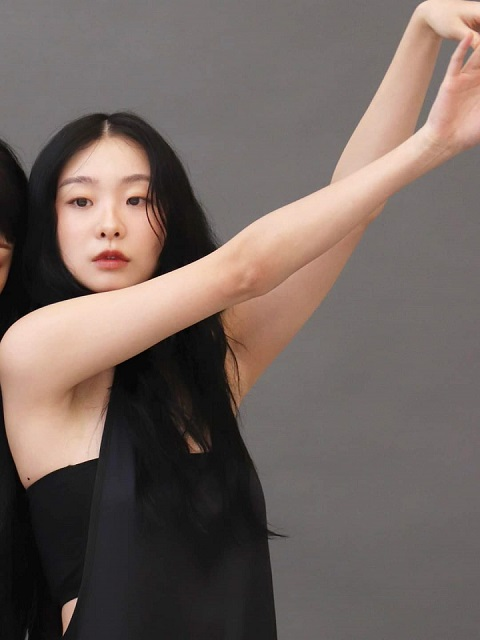
#> input picture img/kimdami.jpg, 480 x 640 px, found by its file name
$ python STT10.py
#> lines starting #> are read from the running program, lines starting #| are printed output that depends on the picture; after the words box and inside, x2 and y2 are one past the last pixel; in counts of white or black regions, pixels touching at a corner belong together
#> further down, img is the input picture: shape (640, 480, 3); mean B, G, R 94.9, 100.2, 113.2
import cv2
import sys
import numpy as np
import math

sys.stdout.reconfigure(encoding='utf-8')

"""
STT 10: Sử dụng các hàm vẽ hình trong OpenCV, dùng ngôn ngữ Python và phần
mềm mô phỏng Pycharm hoặc tương đương để vẽ hình như sau và kèm tên của sinh viên
vào dưới chân của hình:
Mở rộng: Viết họ tên và vẽ 1 đường chữ nhật trên ảnh được mở từ camera
"""

def Write_Text_Img(img, X, Y, name):
    """
    Args:
    img   : link ảnh
    X     : tọa độ X
    Y     : tọa độ Y
    name  : kí tự tên
    Returns: function
    """
#> called with X = 0, Y = 600, name = 'Nguyen Duy Tung'
    text = 'Ho va ten: ' + name
    position = (X, Y)
    font = cv2.FONT_HERSHEY_SIMPLEX
    scale = 1
    color = (0, 0, 255)
    font_size = 2
    cv2.putText(img, text, position, font, scale, color, font_size)
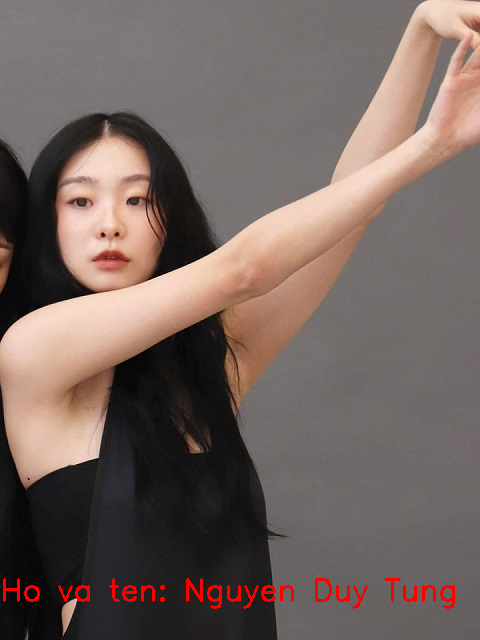
#> img: shape (640, 480, 3); 0.88% of pixels changed, all inside (x1, y1, x2, y2) = (3, 578, 455, 609)

def Check_size(img):
    """
    Args:
    img   : link ảnh
    Returns:
    height   : chiều cao
    width    : chiều dài
    channels : số kênh màu
    """
    height = img.shape[0]
    width = img.shape[1]
    channels = img.shape[2] if len(img.shape) > 2 else 1
    return height, width, channels

def regular_pentagon(img, goto_X, goto_Y, radius = 240):
#> called with goto_X = 240, goto_Y = 300, radius = 240
    points = []
    midpoints = []
    color = (255, 0, 0)
    thickness = 2
    for i in range(5):
        angle_rad = math.radians(i * 360 / 5 - 90)  # Góc quay -90 độ để ngũ giác đứng
        x = int(goto_X + radius * math.cos(angle_rad))
        y = int(goto_Y + radius * math.sin(angle_rad))
        points.append((x, y))
        # print(f"Điểm {i+1}: ({x}, {y})")  # In ra tọa độ của mỗi đỉnh
    for i in range(5):
        next_i = (i + 1) % 5
        midpoint_x = (points[i][0] + points[next_i][0]) // 2
        midpoint_y = (points[i][1] + points[next_i][1]) // 2
        midpoints.append((midpoint_x, midpoint_y))
        # print(f"Trung điểm cạnh {i+1}-{next_i+1}: ({midpoint_x}, {midpoint_y})")  # In ra tọa độ của trung điểm
    for i in range(5):
        cv2.line(img, points[i], points[(i + 1) % 5], color, thickness)
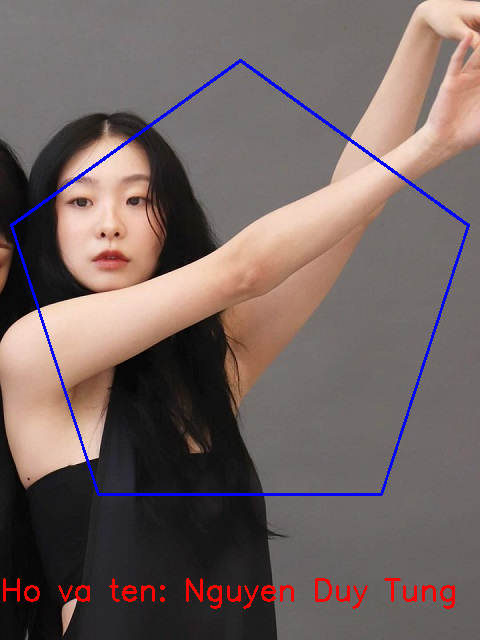
#> img: shape (640, 480, 3); 1.39% of pixels changed, all inside (x1, y1, x2, y2) = (10, 59, 470, 496)


def connect_line(img):
    # 2 4 1 3 5
    # star to
    star_big = np.array(
        [
            [125, 142],
            [240, 225],
            [354, 142],
            [311, 276],
            [424, 359],
            [284, 359],
            [239, 494],
            [195, 359],
            [54, 359],
             [168, 276]
        ], np.int32
    )
    cv2.polylines(img, [star_big], isClosed=True, color=(255, 0, 0), thickness=2)
    # star nhỏ
    # # 1 4 3 5 2
    star_small = np.array(
        [
            [240, 225],
            [195, 360],
            [311, 276],
            [168, 276],
            [284, 360]
        ], np.int32
    )
    cv2.polylines(img, [star_small], isClosed=True, color=(255, 0, 0), thickness=2)
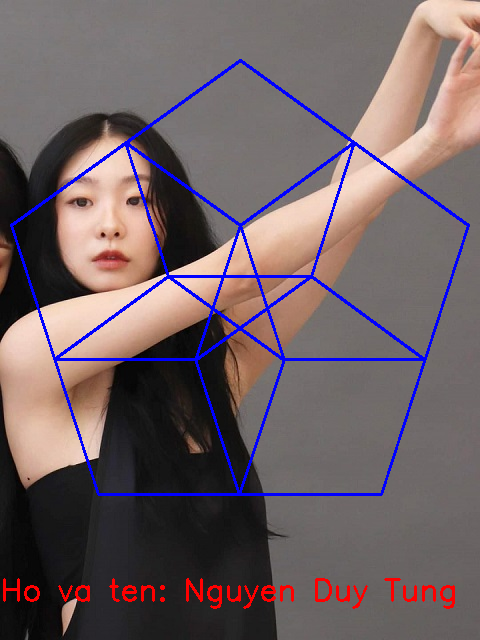
#> img: shape (640, 480, 3); mean B, G, R 99.7, 95.9, 110.5

image_path = "D:/Thuc_Hanh/Ky_6_2024/BaiTapThiGiacMayTinh/BaiTapMoPhongNhom/img/kimdami.jpg"
img = cv2.imread(image_path)
#đều chỉnh tọa độ
X = 240
Y = 300

if img is not None:
    name = 'Nguyen Duy Tung'
    Write_Text_Img(img, 0, 600, name)
    # print("hình to")
    regular_pentagon(img, X, Y)
    # print("hình nhỏ")
    # regular_pentagon(img, X, Y, radius = 75)
    # cv2.circle(img , (311, 276), 3, (255, 0, 0), 2)
    connect_line(img)
    cv2.imshow("STT 10", img)
    cv2.waitKey(0);
    cv2.destroyAllWindows()
    Check_size(img)
else:
    print("Lỗi. Không dẫn được ảnh")

$ run again, with img/ky_anh.jpg copied over img/kimdami.jpg
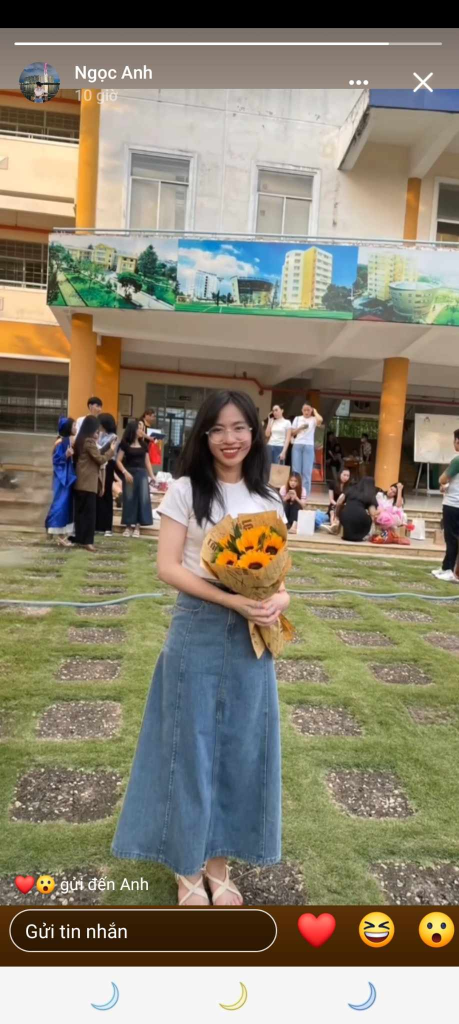
#> input picture img/ky_anh.jpg, 918 x 2048 px, found by its file name (shown at 1/2 size)
#> img is the input picture: shape (2048, 918, 3); mean B, G, R 111.8, 131.1, 138.5
#> after the loop in regular_pentagon, `for i in range(5):`:
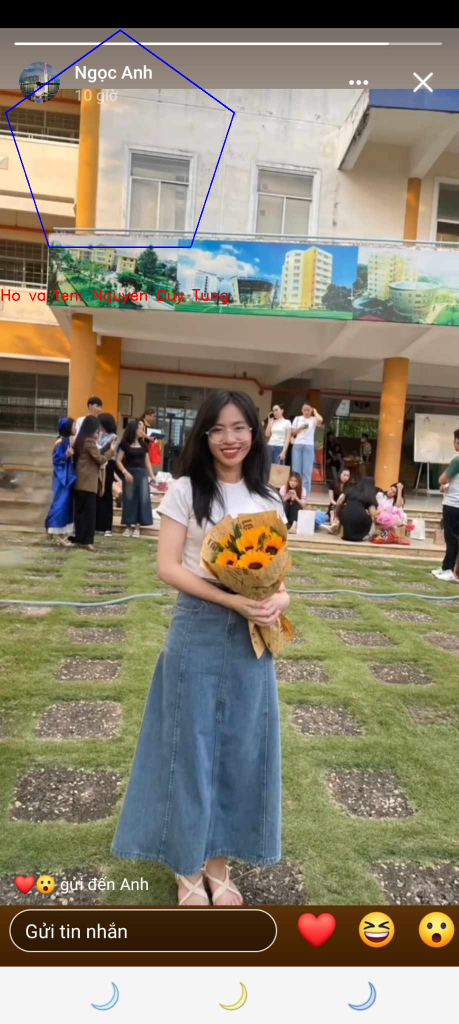
#> img: shape (2048, 918, 3) (shown at 1/2 size); mean B, G, R 111.9, 130.5, 138.3
#> in connect_line, `cv2.polylines(img, [star_small], isClosed=True, color=(255, 0, 0), thi..`:
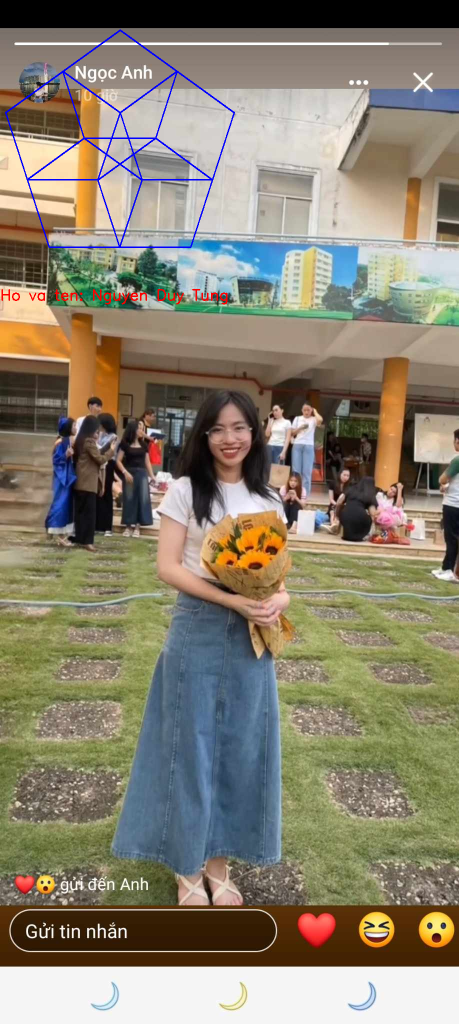
#> img: shape (2048, 918, 3) (shown at 1/2 size); mean B, G, R 112.2, 129.9, 137.6
